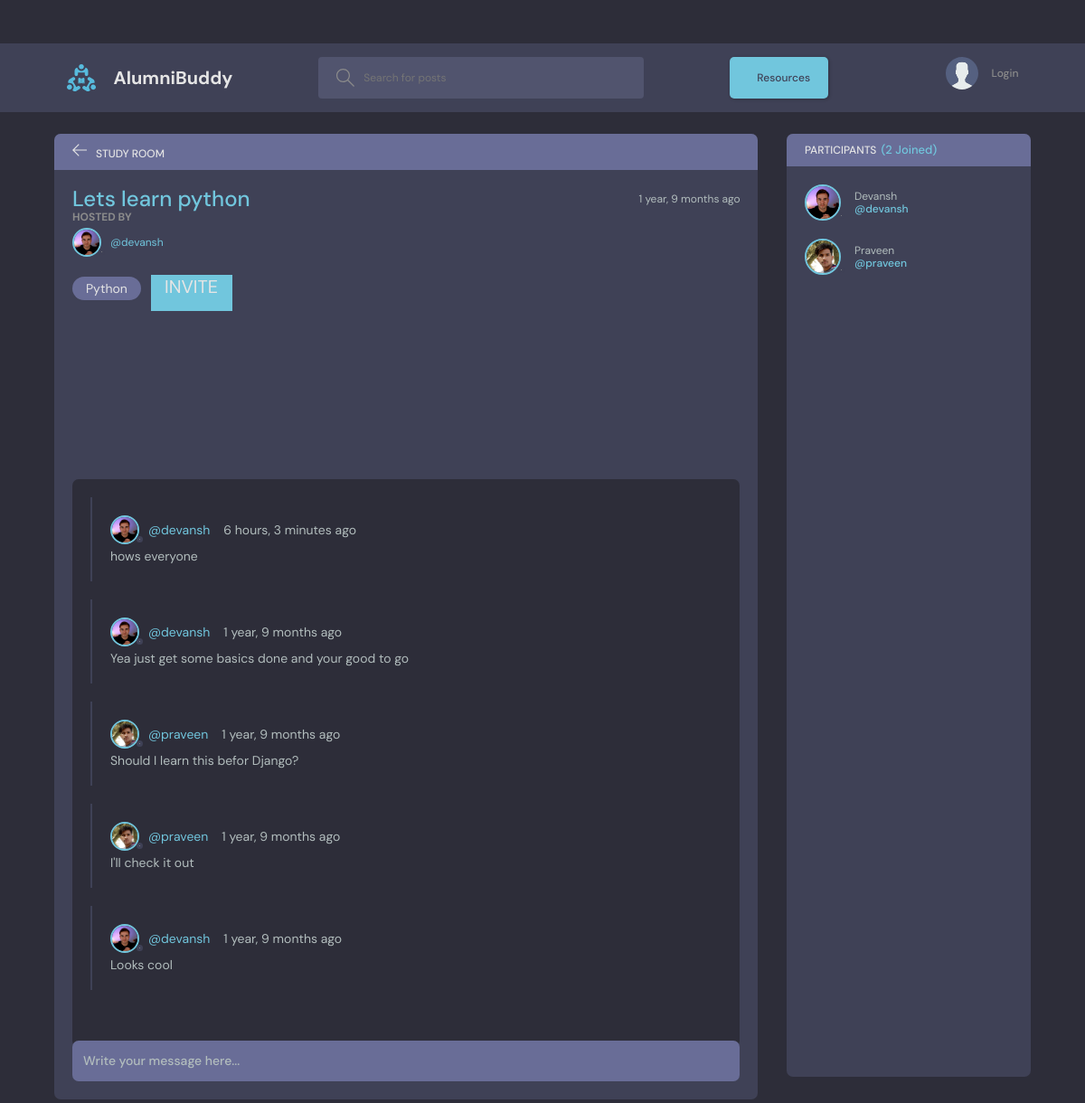
Page /room/15/ on the committed database.
### base/models.py (models this page shows, shortened)
class Room(models.Model):
    host = models.ForeignKey(User, on_delete=models.SET_NULL, null=True)
    topic = models.ForeignKey(Topic, on_delete=models.SET_NULL, null=True)
    name = models.CharField(max_length=200)
    description = models.TextField(null=True, blank=True)
    participants = models.ManyToManyField(
        User, related_name='participants', blank=True)
    updated = models.DateTimeField(auto_now=True)
    created = models.DateTimeField(auto_now_add=True)
    class Meta:
        ordering = ['-updated', '-created']

class User(AbstractUser):
    name = models.CharField(max_length=200, null=True)
    email = models.EmailField(unique=True, null=True)
    bio = models.TextField(null=True)
    avatar = models.ImageField(null=True, default="avatar.svg")
    USERNAME_FIELD = 'email'
    REQUIRED_FIELDS = []

class Topic(models.Model):
    name = models.CharField(max_length=200)
    def __str__(self):
        return self.name

class Message(models.Model):
    user = models.ForeignKey(User, on_delete=models.CASCADE)
    room = models.ForeignKey(Room, on_delete=models.CASCADE)
    body = models.TextField()
    updated = models.DateTimeField(auto_now=True)
    created = models.DateTimeField(auto_now_add=True)
    class Meta:
        ordering = ['-updated', '-created']

### base/views.py (the view, shortened to what this page needs)
# urls.py: path('room/<str:pk>/', views.room, name="room"),
def room(request, pk):
    room = Room.objects.get(id=pk)
    room_messages = room.message_set.all()
    participants = room.participants.all()
    context = {'room': room, 'room_messages': room_messages,
               'participants': participants}
    return render(request, 'base/room.html', context)

### base/templates/base/room.html (shortened to what this page needs)
{% extends 'main.html' %}
{% block content %}
<main class="profile-page layout layout--2">
  <div class="container">
    <div class="room">
      <div class="room__top">
        <div class="room__topLeft">
          <a href="{% url 'home' %}">
            <svg version="1.1" xmlns="http://www.w3.org/2000/svg" width="32" height="32" viewBox="0 0 32 32">
              <title>arrow-left</title>
              <path
                d="M13.723 2.286l-13.723 13.714 13.719 13.714 1.616-1.611-10.96-10.96h27.625v-2.286h-27.625l10.965-10.965-1.616-1.607z">
              </path>
            </svg>
          </a>
          <h3>Study Room</h3>
        </div>
      </div>
      <div class="room__box scroll">
        <div class="room__header scroll">
          <div class="room__info">
            <h3>{{room.name}}</h3>
            <span>{{room.created|timesince}} ago</span>
          </div>
          <div class="room__hosted">
            <p>Hosted By</p>
            <a href="{% url 'user-profile' room.host.id %}" class="room__author">
              <div class="avatar avatar--small">
                <img src="{{room.host.avatar.url}}" />
              </div>
              <span>@{{room.host.username}}</span>
            </a>
          </div>
          <span class="room__topics">{{room.topic}}</span>
          <a class="room__topics" style="background:#71c6dd; border-radius:0; margin-left:8px; font-size:20px; height:40px; width:90px;" href="https://zoom.us/signin#/login" target="_blank">INVITE</a>
        </div>
        <div class="room__conversation">
          <div class="threads scroll">
            {% for message in room_messages %}
            <div class="thread">
              <div class="thread__top">
                <div class="thread__author">
                  <a href="{% url 'user-profile' message.user.id %}" class="thread__authorInfo">
                    <div class="avatar avatar--small">
                      <img src="{{message.user.avatar.url}}" />
                    </div>
                    <span>@{{message.user.username}}</span>
                  </a>
                  <span class="thread__date">{{message.created|timesince}} ago</span>
                </div>
              </div>
              <div class="thread__details">
                {{message.body}}
              </div>
            </div>
            {% endfor %}
          </div>
        </div>
      </div>
      <div class="room__message">
        <form action="" method="POST">
          <input name="body" placeholder="Write your message here..." />
        </form>
      </div>
    </div>
    <div class="participants">
      <h3 class="participants__top">Participants <span>({{participants.count}} Joined)</span></h3>
      <div class="participants__list scroll">
        {% for user in participants %}
        <a href="{%  url 'user-profile' user.id %}" class="participant">
          <div class="avatar avatar--medium">
            <img src="{{user.avatar.url}}" />
          </div>
          <p>
            {{user.name}}
            <span>@{{user.username}}</span>
          </p>
        </a>
        {% endfor %}
      </div>
    </div>
  </div>
</main>
{% endblock content %}

### rows in the picture
Room: name "Lets learn python", created "1 year, 9 months", host.avatar (picture), host.username "devansh", topic "Python"
Message: user.avatar (picture), user.username "devansh", created "6 hours, 3 minutes", body "hows everyone"
Message: user.avatar (picture), user.username "devansh", created "1 year, 9 months", body "Yea just get some basics done and your good to go"
Message: user.avatar (picture), user.username "praveen", created "1 year, 9 months", body "Should I learn this befor Django?"
Message: user.avatar (picture), user.username "praveen", created "1 year, 9 months", body "I'll check it out"
Message: user.avatar (picture), user.username "devansh", created "1 year, 9 months", body "Looks cool"
User: avatar (picture), name "Devansh", username "devansh"
User: avatar (picture), name "Praveen", username "praveen"

### other values in the picture
{{ participants.count }} "2"
